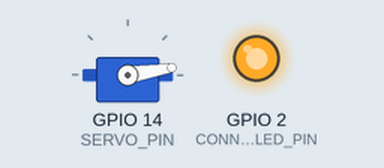
This sketch was run on a simulated ESP8266 (NodeMCU). Shown: servo, output pins drawn as LEDs (lit = HIGH). WiFi joins after 1.5 s; servers stay silent unless stated; what the sketch prints to the serial monitor is not drawn.

Above: at 0.1 s.
At 1.0 s:
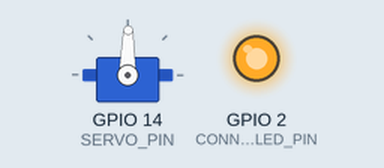
At 2.5 s:
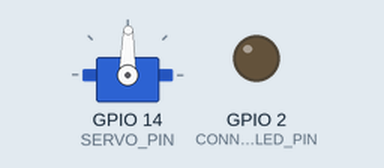
Timing chart, 0 to 4.0 s (numbered marks = the images above):
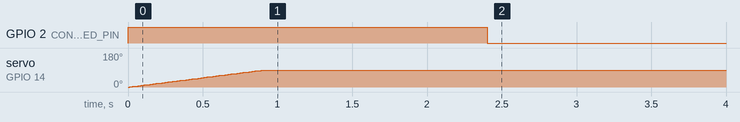

The sketch:

arduino_nm.ino
```cpp
#include <Arduino.h>
#include <ArduinoJson.h>
#include <ESP8266WiFi.h>
#include <WiFiClientSecure.h>
#include <ESP8266HTTPClient.h>
#include <Servo.h>
#include <time.h>

/* WiFi stuff */
const String SSID = "Over here!";
const String Password = "feefifofum";
#define CONNECTION_LED_PIN 2
DynamicJsonBuffer jsonBuffer;

/* Servo stuff */
#define SERVO_PIN 14
#define CENTER_POSITION 90
int currentServoPosition = 0;
Servo myservo;

void SetConnectionLEDOn()
{
   digitalWrite(CONNECTION_LED_PIN, false);
}

void SetConnectionLEDOff()
{
    digitalWrite(CONNECTION_LED_PIN, true);
}

void MoveServoToPosition(int position, int speed){
  if(position < currentServoPosition)
  {
    for(int i = currentServoPosition; i > position; i--)
    {
      myservo.write(i);
      delay(speed);
    }
  }
  else if(position > currentServoPosition)
  {
    for(int i = currentServoPosition; i < position; i++)
    {
      myservo.write(i);
      delay(speed);
    }
  }

  currentServoPosition = position;
}

String getJsonHTTP(String host, String url){

    HTTPClient http;
    String payload;

    //Serial.print("[HTTP] begin...\n");

    http.begin("http://"+host+url); //HTTP

    //Serial.print("[HTTP] GET...\n");
    // start connection and send HTTP header
    int httpCode = http.GET();

    // httpCode will be negative on error
    if(httpCode > 0) {
        // HTTP header has been send and Server response header has been handled
        //Serial.printf("[HTTP] GET... code: %d\n", httpCode);

        // file found at server
        if(httpCode == HTTP_CODE_OK) {
            payload = http.getString();
        }
    } else {
        //Serial.printf("[HTTP] GET... failed, error: %s\n", http.errorToString(httpCode).c_str());
    }

    http.end();


    #ifdef PRINT_PAYLOAD
        //Serial.println("reply was:");
        //Serial.println("==========");
        //Serial.println(payload);
        //Serial.println("==========");
    #endif
    return payload;
}

void setup() {
  Serial.begin(115200);
  Serial.println();
  Serial.println("Starting up...");
  pinMode(CONNECTION_LED_PIN, OUTPUT);

  SetConnectionLEDOff();

  myservo.attach(SERVO_PIN);
  MoveServoToPosition(CENTER_POSITION, 10); // Initialize
  Serial.println();
    Serial.print("connecting to ");
    Serial.println(SSID);

    WiFi.begin(SSID.c_str(), Password.c_str());

    while (WiFi.status() != WL_CONNECTED) {
      delay(250);
      Serial.print(".");
    }
    Serial.println("");
    Serial.println("WiFi connected");
    Serial.print("IP address: ");
    Serial.println(WiFi.localIP());

    while(WiFi.status() != WL_CONNECTED);

    SetConnectionLEDOn();

}

void loop() {
   String json = getJsonHTTP("bigpebbles.co.uk","/experiments/arduino_nm/pos.txt");
   JsonObject& root = jsonBuffer.parseObject(json);
   if (!root.success()) {
    //Serial.println("parseObject() failed");
    return;
  }
    //Serial.println("json parsed");
    int pos = root["position"];

   MoveServoToPosition(pos,0);

//   delay(3600000); // 1 hr
  delay(500); // 10s
}
```
